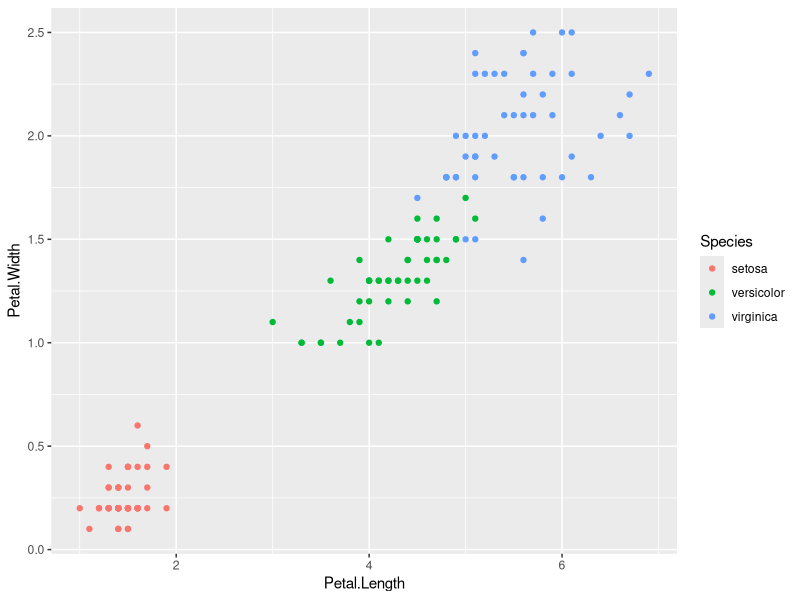
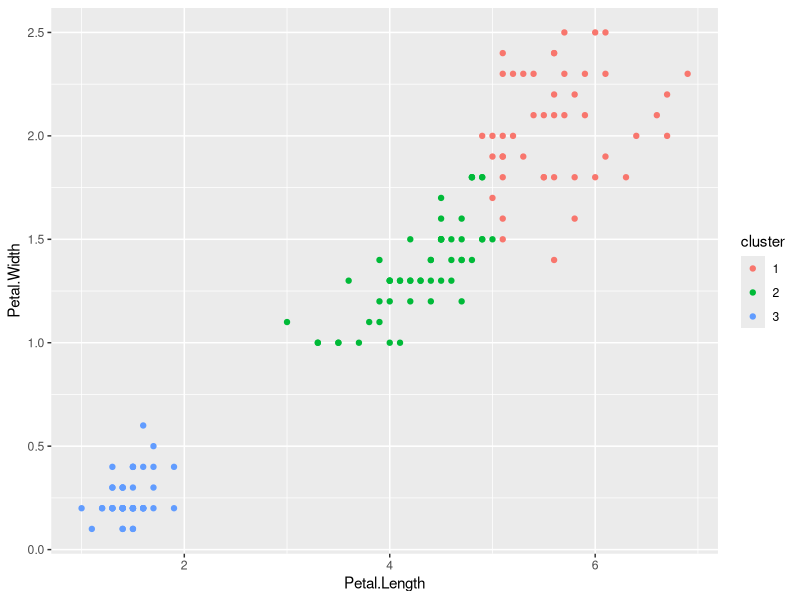

Here is the R script that generated these plots, in order:
#N.pixels <- 16
#number.grids.list <- list()

#for (num in 1:10) {
#  number.grids.list[[paste(num)]] <- table(
#    row = rep(N.pixels:1, each = N.pixels),
#    col = rep(1:N.pixels, times = N.pixels),
#    intensity = data.mat[num,],
#    grid.number = num
#  )
#}
# rbind(dt1, dt2, dt3, ...)
#number.grids <- do.call(rbind, number.grids.list)
#number.grids.mat <- as.matrix(number.grids)

#ggplot() +
#  geom_tile(aes(x = col, y = row, fill = intensity))

###############################################################################

library(data.table)
library(ggplot2)

head(iris)
data.mat <- as.matrix(iris[, c("Petal.Width", "Petal.Length")])

ggplot() +
  geom_point(aes(
    x = Petal.Length, 
    y = Petal.Width,
    color = Species
  ), data = iris)

kmeans.result <- stats::kmeans(data.mat, 3)
kmeans.result.dt <- data.table(data.mat, cluster=factor(kmeans.result$cluster))

ggplot() +
  geom_point(aes(
    x = Petal.Length, 
    y = Petal.Width,
    color = cluster
  ), data = kmeans.result.dt)